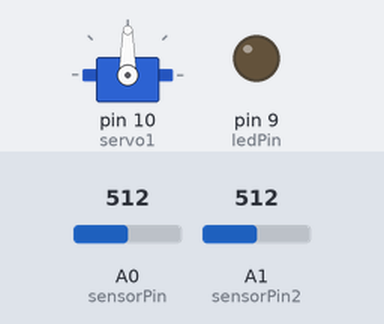
This sketch was run on a simulated Arduino Uno, built with avr-gcc and run on an emulated ATmega328P. Parts: servo, output pins drawn as LEDs (lit = HIGH). The inputs (shaded band) are chosen by the test bench; at power-on: A0 (sensorPin) = 512, A1 (sensorPin2) = 512. What the sketch prints to the serial monitor is not drawn.

Above: at 19.3 s.
19.4 s: A0 (sensorPin) set to 532
At 20.9 s:
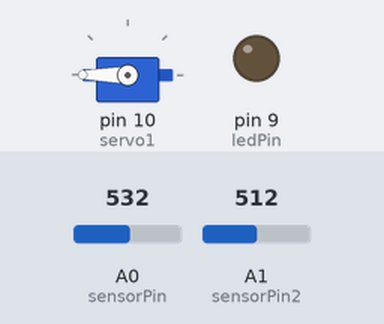
21.2 s: A1 (sensorPin2) set to 716
At 22.8 s:
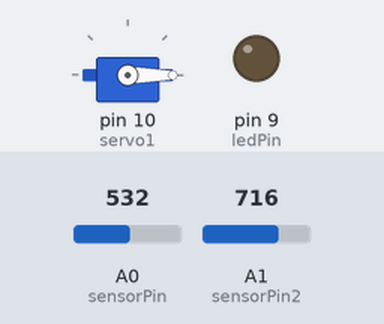
23.6 s: A1 (sensorPin2) set to 547
25.1 s: A1 (sensorPin2) set to 518
At 25.56 s:
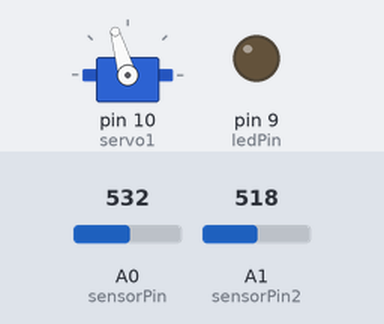
27.3 s: A1 (sensorPin2) set to 900
At 27.45 s:
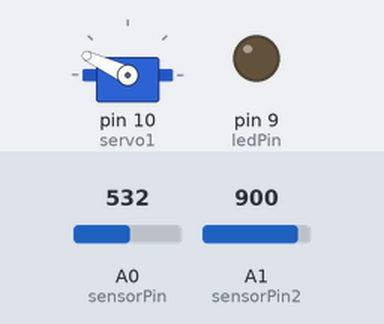
29.7 s: A0 (sensorPin) set to 1023
At 30.45 s:
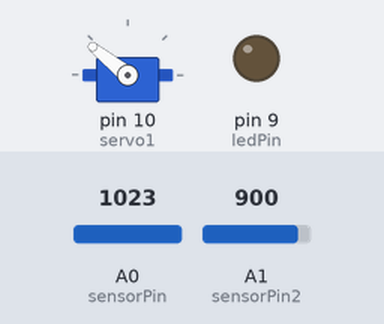
Timing chart, 0 to 32.7 s (numbered marks = the images above; inputs shaded):
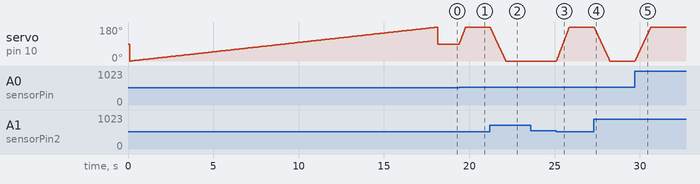

The sketch:

Joven_Electro.ino
```cpp
#include <Servo.h>

Servo servo1;

const int sensorPin = 0;
const int sensorPin2 = 1;
const int ledPin = 9;


int lightLevel, rotation =90;
int lightLevel2;
int minlevel = 1023;
int maxlevel=0;


void setup()
{
  Serial.begin(9600);
  pinMode(ledPin, OUTPUT);
  servo1.attach(10);
 calibrate();
}


void loop(){


  lightLevel = analogRead(sensorPin);
  lightLevel2 = analogRead(sensorPin2);
  //delay(500);
  Serial.println(abs(lightLevel-lightLevel2));
  if(abs(lightLevel-lightLevel2)>maxlevel){
      seekLight();  // busca la luz
  }else{
   rotation = 90;
  }
  servo1.write(rotation);

}


void seekLight()
{
  //los valores del sensor hay que calibrarlos con map
  //aunque esto no es necesario hace que los movimientos
  //sean mas estables
  int L = map(lightLevel, 0, 1023, 0, 255);
  int R = map(lightLevel2, 0, 1023, 0, 255);
  //Serial.print(L);
  //Serial.print(",");
  //Serial.println(R);
  if(L>R+minlevel){
    rotation += 1;
  } else if(R>L+minlevel){
    rotation -= 1;
  }
  rotation = constrain(rotation,0,180);
}

void calibrate(){
  for(int i=0; i<=180; i++){
   lightLevel = analogRead(sensorPin);
   lightLevel2 = analogRead(sensorPin2);
   //Serial.print(lightLevel);
   //Serial.print(",");
   //Serial.println(lightLevel2);
   int dif =abs(lightLevel-lightLevel2);
   //Serial.println(dif);
   if(minlevel>dif){
     minlevel = dif;
   }
   if(maxlevel<dif){
     maxlevel = dif;
   }
  delay(100);
   servo1.write(i);
 //Serial.print(minlevel);
 //Serial.print(",");
 //Serial.println(maxlevel);
 }
 Serial.print(minlevel);
 Serial.print(",");
 Serial.println(maxlevel);
}
```

Measured:
- the behaviour switches between 513 and 514 on A0 (sensorPin) (found by bisection; images 0 and 1)
- the behaviour switches between 530 and 529 on A1 (sensorPin2) (found by bisection; images 2 and 3)
- after the input at 19.4 s, servo on pin 10 (servo1): moves from 90° to 180° over 0.37 s, starting at once
- after the input at 21.2 s, servo on pin 10 (servo1): moves from 180° to 0° over 0.93 s, starting at once
- after the input at 25.1 s, servo on pin 10 (servo1): moves from 0° to 180° over 0.74 s, starting at once
- after the input at 27.3 s, servo on pin 10 (servo1): moves from 180° to 0° over 0.93 s, starting at once
- after the input at 29.7 s, servo on pin 10 (servo1): moves from 0° to 180° over 0.93 s, starting at once
